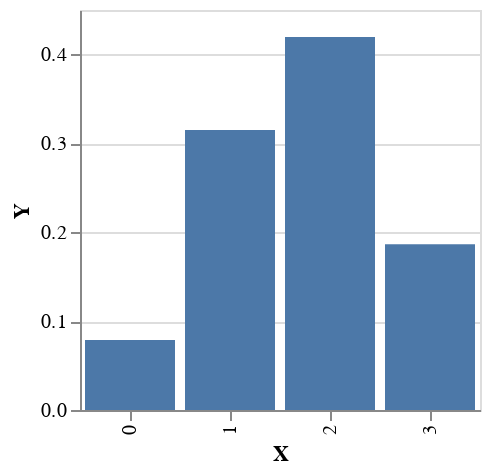

Notebook code cell kept with this figure:
### Code cell
plotVega $ fmap (first (pack . show)) $ enumerate $ lengthDist 0.99

### Figure 1 — Vega-Lite specification as saved in the notebook (floating-point values rounded to 4 significant figures)
{"$schema": "https://vega.github.io/schema/vega-lite/v4.json", "data": {"values": [{"X": "0", "Y": 0.07884}, {"X": "1", "Y": 0.3151}, {"X": "2", "Y": 0.4197}, {"X": "3", "Y": 0.1864}]}, "encoding": {"x": {"field": "X", "sort": ["0", "1", "2", "3"], "type": "nominal"}, "y": {"field": "Y", "type": "quantitative"}}, "height": 200, "mark": "bar", "width": 200}
